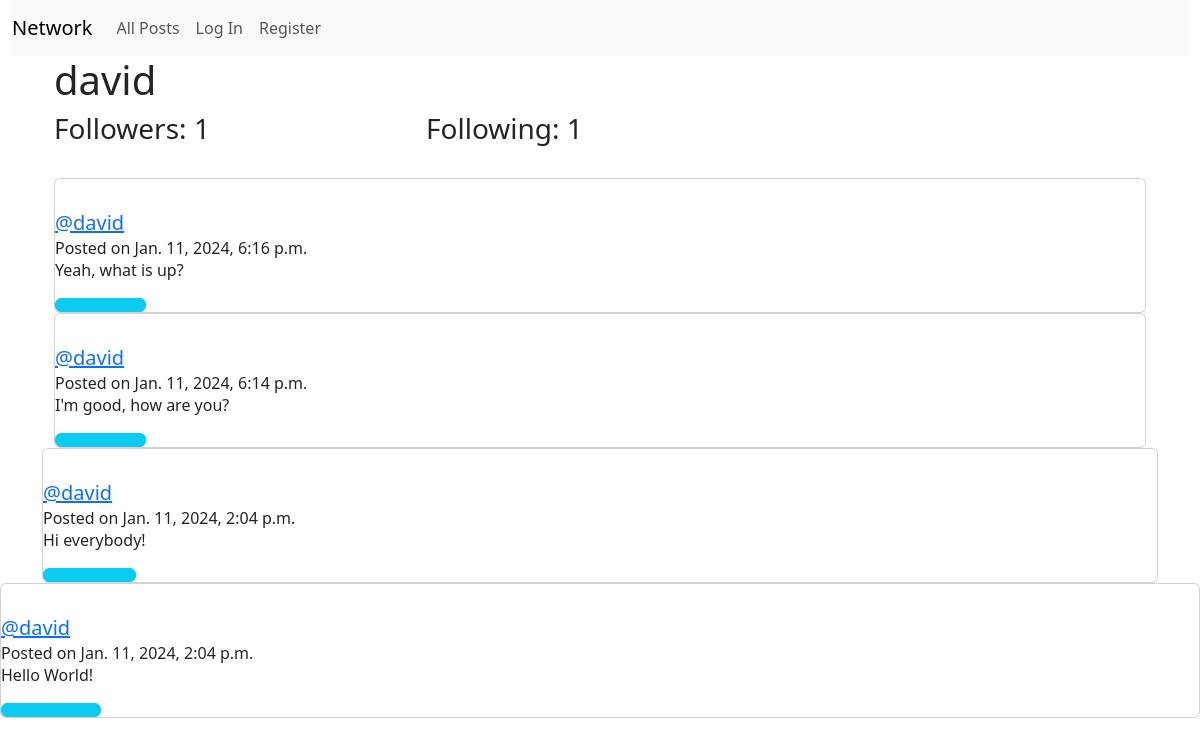
The app's page /profile/1 with its own data.
### network/models.py (models this page shows, shortened)
class User(AbstractUser):
    pass

class Post(models.Model):
    content = models.CharField(max_length=140)
    user = models.ForeignKey(User, on_delete=models.CASCADE, related_name="author")
    date = models.DateTimeField(auto_now_add=True)

### network/views.py (the view)
# urls.py: path("profile/<int:user_id>", views.profile, name="profile"),
def profile(request, user_id):
    user = User.objects.get(pk=user_id)
    userPosts = Post.objects.filter(user=user).order_by("id").reverse()
    following = Follow.objects.filter(follower=user)
    followers = Follow.objects.filter(followed=user)
    try:
        checkFollow = followers.filter(user=user.objects.get(pk=request.user.id))
        if len(checkFollow) != 0:
            isFollowing = True
        else:
            isFollowing = False
    except:
        isFollowing = False
    paginator = Paginator(userPosts, 10)
    page_number = request.GET.get('page')
    page_posts = paginator.get_page(page_number)
    return render(request, "network/profile.html", {
        "username": user.username,
        "page_posts": page_posts,
        "following": following,
        "followers": followers,
        "user_profile": user,
    })

### network/templates/network/profile.html (shortened to what this page needs)
{% extends "network/layout.html" %}
{% block body %}
    <div class="container">
        <h1>{{ username }}</h1>
            <div>
                <div class="row">
                    <h3 class="col-4">Followers: {{ followers.count }}</h3>
                    <h3 class="col-4">Following: {{ following.count }}</h3>
                </div>
            </div>
        <br/>
        <div class="all-posts">
            {% for post in page_posts %}
                    <div class="card">
                        <div class="card-body"></div>
                            <h5 class="card-title"><a href="{% url 'profile' user_id=post.user.id %}">@{{ post.user }}</a></h5>
                            <h6 class="card-subtitle">Posted on {{ post.date }}</h6>
                            <p class="card-text"> {{ post.content }}</p>
                            {% if post.id in youLiked %}
                            <button class="btn btn-info col-1" onclick="likeHandler('{{ post.id }}', '{{ youLiked }}')" id="{{ post.id }}">
                                <i class="fas fa-thumbs-down"></i>
                            </button>
                            {% else %}
                            <button class="btn btn-info col-1" onclick="likeHandler('{{ post.id }}', '{{ youLiked }}')" id="{{ post.id }}">
                            </button>
                            {% endif %}
                        </div>
                    </div>
            {% endfor %}
        <br/>
{% endblock %}

### records on screen
User: username "david"
Post: user "david", date "Jan. 11, 2024, 6:16 p.m.", content "Yeah, what is up?"
Post: user "david", date "Jan. 11, 2024, 6:14 p.m.", content "I'm good, how are you?"
Post: user "david", date "Jan. 11, 2024, 2:04 p.m.", content "Hi everybody!"
Post: user "david", date "Jan. 11, 2024, 2:04 p.m.", content "Hello World!"

### other values on screen
{{ followers.count }} "1"
{{ following.count }} "1"
